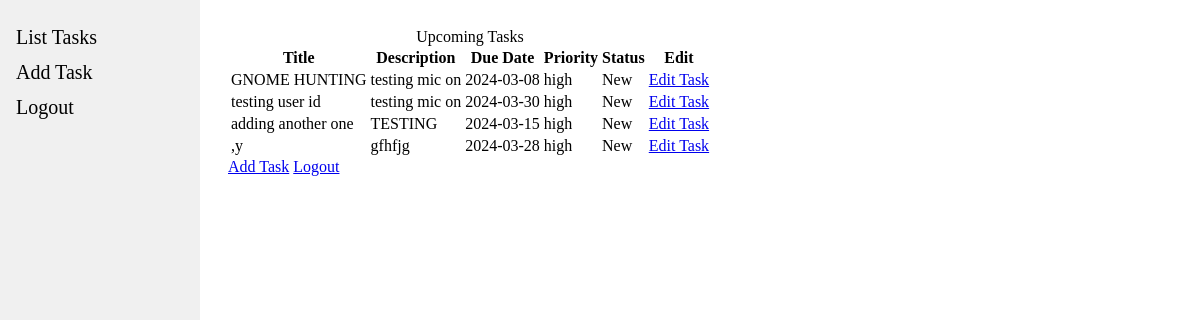
The app's page /list_tasks (signed in), older data.
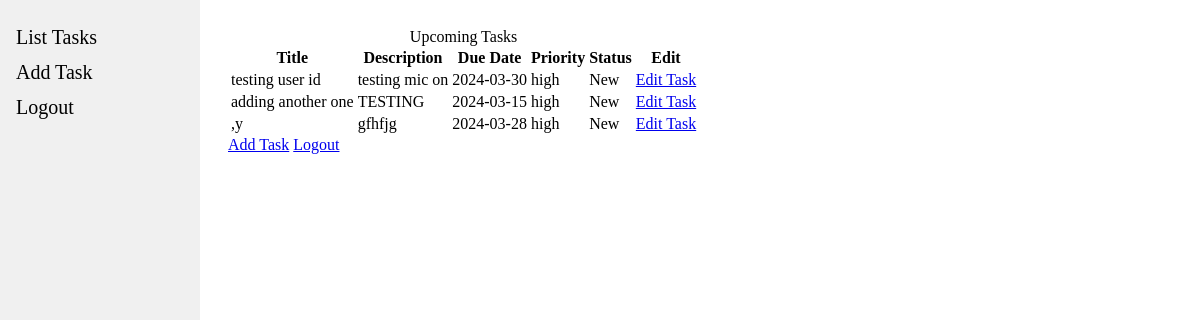
The same page, newer data.
### tables this page shows
CREATE TABLE tasks (
    id INTEGER PRIMARY KEY AUTOINCREMENT,
    user_id INTEGER KEY,
    title TEXT NOT NULL,
    description TEXT,
    due_date DATE,
    priority TEXT DEFAULT 'High',
    status TEXT DEFAULT 'New'
);

### app.py (the view)
@app.route("/list_tasks", methods=["GET", "POST"]) #TODO:
def list_tasks():
    form = view_task_form()
    user_id = str(session["user_id"])
    db = get_db()
    tasks = db.execute("""SELECT * FROM tasks WHERE user_id = ?;""", (user_id)).fetchall()
    if form.validate_on_submit():
        print('here')
    return render_template("view_task_form.html",tasks=tasks, form=form, caption='Upcoming Tasks')

### app.py (called while the page is built)
@app.before_request
def load_logged_in_user():
    g.user = session.get("user_id", None)

### database.py (called while the page is built)
def get_db():
    db = sqlite3.connect(DATABASE, detect_types=sqlite3.PARSE_DECLTYPES)
    db.row_factory = sqlite3.Row
    return db

### templates/view_task_form.html (shortened to what this page needs)
{% extends "base.html" %}
{% block content %}
<link rel="stylesheet" href="../static/listTaskStyles.css">
<form action="" method="POST" novalidate>
    {% if tasks %}
    <table>
        <caption>{{ caption }}</caption>
        <tr>
            <th>Title</th>
            <th>Description</th>
            <th>Due Date</th>
            <th>Priority</th>
            <th>Status</th>
            <th>Edit</th>
        </tr>
        {% for indivTask in tasks %}
        <tr>
            <td class="title">{{ indivTask['title'] }}  </td>
            <td>{{ indivTask['description'] }}</td>
            <td>{{ indivTask['due_date'] }}</td>
            <td>{{ indivTask['priority'] }}</td>
            <td>{{ indivTask['status'] }}</td>
            <td><a href="{{ url_for('edit_task', task_id=indivTask['id']) }}" class="btn btn-primary">Edit Task</a></td>
        </tr>
        {% endfor %}
    </table>
    {% else %}
    <p>No tasks set</p>
    {% endif %}
    <a href="{{ url_for('add_task')}}" class="btn btn-primary ">Add Task</a>
    <a href="{{ url_for('logout')}}" class="btn btn-primary ">Logout</a>
</form>
{% endblock %}

### templates/base.html (shortened to what this page needs)
<!DOCTYPE html>
<html>
<head>
    <link rel="stylesheet" href="../static/baseStyles.css">
</head>
<body>
<div class="navbar">
    {% if 'user_id' in session %}
    <a href="{{ url_for('list_tasks') }}">List Tasks</a>
    <a href="{{ url_for('add_task') }}">Add Task</a>
    <a href="{{ url_for('logout') }}">Logout</a>
    {% else %}
        <a href="{{ url_for('login') }}">Login</a>
        <a href="{{ url_for('register') }}">Register</a>
    {% endif %}
</div>
<div style="margin-left: 200px; padding: 20px;">
    {% block content %}
    {% endblock %}
</div>
</body>
</html>

### static/baseStyles.css (style rules this page uses)
.navbar { height: 100%; width: 200px; position: fixed; top: 0; left: 0; background-color: #f0f0f0; overflow-x: hidden; padding-top: 20px; }
.navbar a { padding: 6px 8px 6px 16px; text-decoration: none; font-size: 20px; color: black; display: block; }

Row changes from the older to the newer data that the page shows:
removed tasks: title "GNOME HUNTING", description "testing mic on", due_date "2024-03-08", priority "high", status "New"
